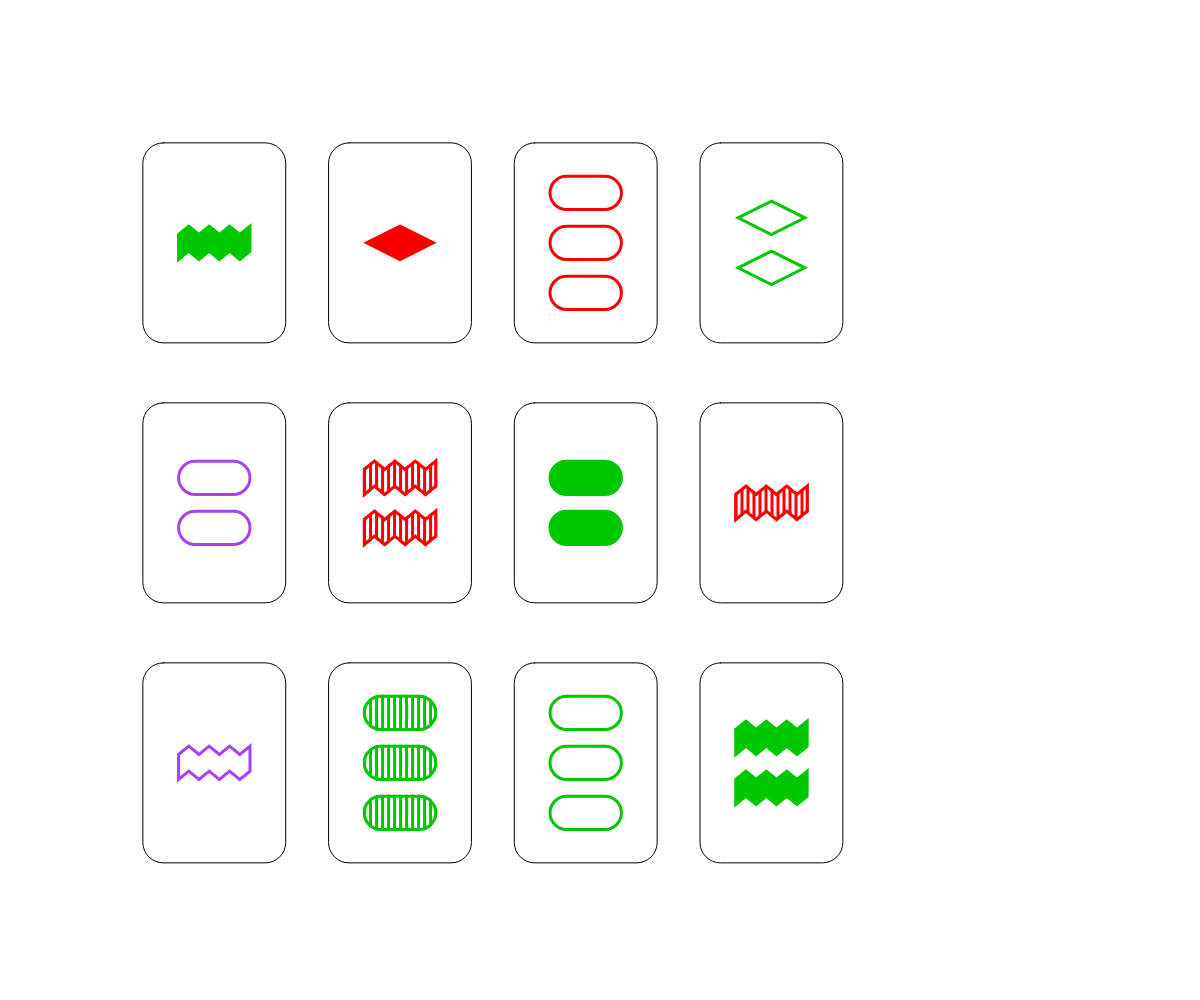
Frame 1 (no input)
Frame 60 (no input): identical to frame 1, image omitted
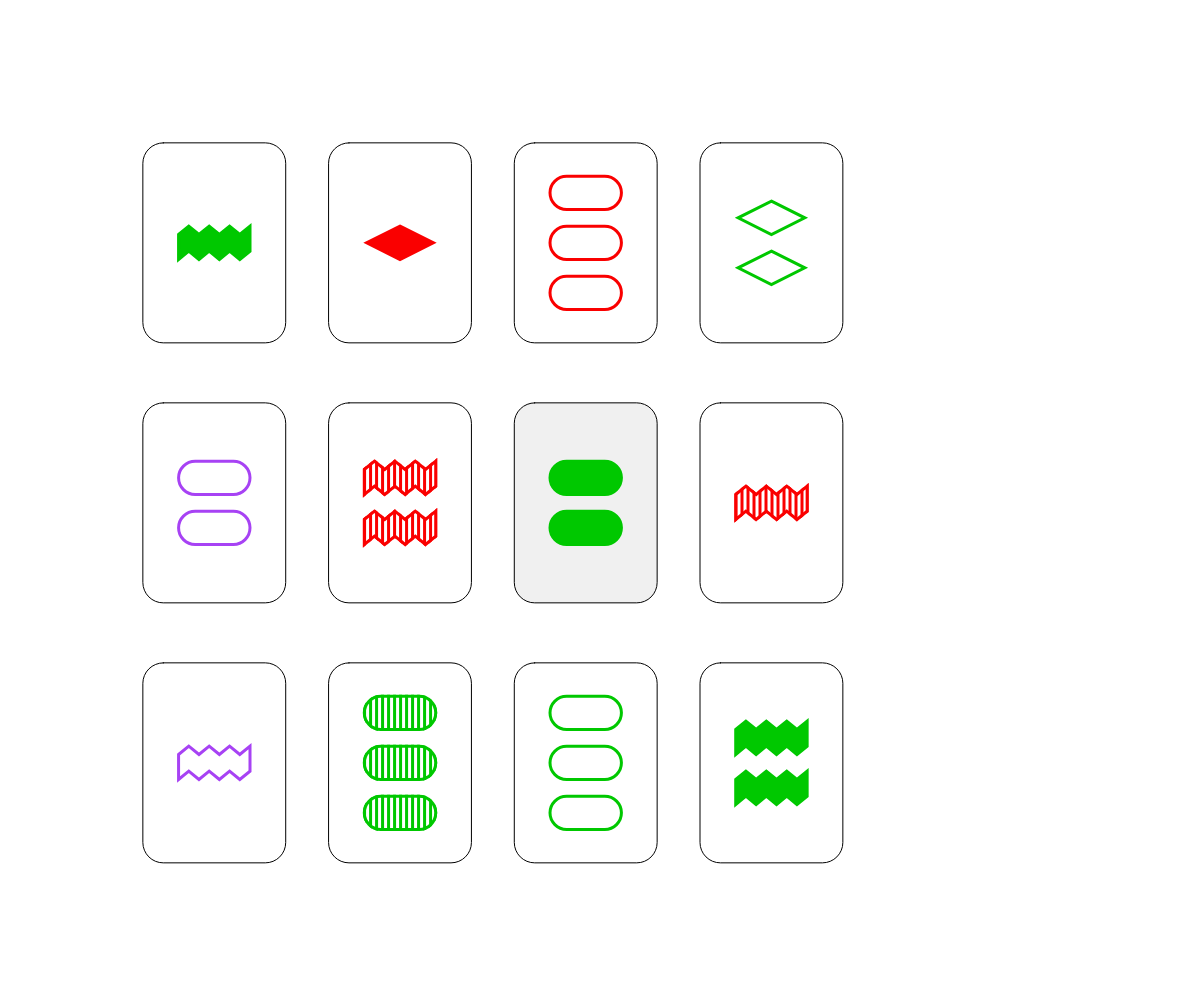
Frame 120 (the mouse pressed at the canvas centre since frame 60)

The p5.js sketch that drew these frames (run headless with seeded random() and noise() and a simulated clock; from frame 60 on, the mouse is pressed at the canvas centre):

// p5.js sketch
// ── sketch.js
var deck = [];
var table = [];
var selected = [];

function setup() {
  createCanvas(windowWidth, windowHeight);
  for(var shape = 0; shape < 3; shape++) {
    for(var number = 0; number < 3; number++) {
      for(var color = 0; color < 3; color++) {
        for(var pattern = 0; pattern < 3; pattern++) {
          deck.push(new Card(shape, number, color, pattern));
        }
      }
    }
  }

  dealMore(12);
}

function draw() {
  background(255);
  for(var i = 0; i < table.length; i++) {
    var y = height/7+i%3*(table[i].h*1.3);
    var x = height/7+floor(i/3)*(table[i].w*1.3);
    table[i].display(x, y);
  }
}

function mousePressed() {
  for(i in table) {
    if(table[i].isInside(mouseX, mouseY)) {
      if(!table[i].selected) {
        selected.push(i);
        table[i].selected = true;
      } else {
        table[i].selected = false;
        for(j in selected) {
          if(selected[j] == i) {
            selected.splice(j, 1);
          }
        }
      }
    }
  }
  if(selected.length == 3) {
    if(checkSet()) {
      console.log("SET");
      replace();
    } else {
      console.log("WRONG");
      unselect();
    }
  }
}

function replace() {
  var temp = []
  for(var i = 0; i < 3; i++) {
    if(deck.length > 0) {
      var rand = floor(random(deck.length));
      temp.push(deck[rand]);
      deck.splice(rand, 1);
    }
  }
  for(i in selected) {
    table[selected[i]] = temp[i];
  }
  selected = [];
}

function dealMore(num) {
  for(var i = 0; i < num; i++) {
    if(deck.length > 0) {
      var rand = floor(random(deck.length));
      table.push(deck[rand]);
      deck.splice(rand, 1);
    }
  }
}

function unselect() {
  for(i in selected)
    table[selected[i]].selected = false;
  selected = [];
}

function keyPressed() {
  if(key == ' ') {
    dealMore(3);
  }
}

function checkSet() {
  var a = table[selected[0]];
  var b = table[selected[1]];
  var c = table[selected[2]];
  var isSet = true;
  if(!(a.number == b.number && b.number == c.number || a.number + b.number + c.number == 3)) {
    isSet = false;
    console.log("Number issue");
  }
  if(!(a.shape == b.shape && b.shape == c.shape || a.shape + b.shape + c.shape == 3)) {
    isSet = false;
    console.log("shape issue");
  }
  if(!(a.pattern == b.pattern && b.pattern == c.pattern || a.pattern + b.pattern + c.pattern == 3)) {
    isSet = false;
    console.log("pattern issue");
  }
  if(!(a.color == b.color && b.color == c.color || a.color + b.color + c.color == 3)) {
    isSet = false;
    console.log("color issue");
  }
  return isSet;
}

function Card(shape, number, color, pattern) {
  this.shape = shape,       //0=oval, 1=diamond, 2=zigzag
  this.number = number,     //0=1, 1=2, 2=3
  this.color = color,       //0=red, 1=green, 2=purple
  this.pattern = pattern,   //0=solid, 1=empty, 2=stripe
  this.x = 0,
  this.y = 0,
  this.h = height/5,
  this.w = this.h*5/7,
  this.selected = false,
  this.display = function(x, y) {
    this.x = x;
    this.y = y;
    stroke(0);
    if(this.selected)
      fill(240);
    else
      fill(255);
    strokeWeight(1);
    rectMode(CORNER);
    rect(x, y, this.w, this.h, this.w/7);

    setColor(this.color); 

    //Set no fill if it's supposed to be empty
    if(this.pattern == 1) {
      noFill();
    }

    //Draw the shapes
    drawShapes(this.number, this.shape, x, y, this.w, this.h);

    //Draw the stripes
    if(this.pattern == 2)
    {
      if(this.selected)
        stroke(240);
      else
        stroke(255);
      strokeWeight(3);
      var o = 15;
      var xpos = x + o;
      while(xpos < x + this.w - o){
        line(xpos, y + o, xpos, y + this.h - o);
        xpos += 6;
      } 
      //Draw the shapes
      setColor(this.color);
      noFill();
      drawShapes(this.number, this.shape, x, y, this.w, this.h);
    }
  },
  this.isInside = function(x, y) {
    if(x > this.x && x < this.x + this.w && y > this.y && y < this.y + this.h)
      return true;
    return false;
  }
}

function drawShapes(number, shape, x, y, w, h) {
  rectMode(CENTER);
  for(var i = 0; i <= number; i++) {
    if(shape == 0) {
      rect(x+w/2, y+h/2 - number*h/8 + i*h/4, w/2, h/6, h/6);
    } else if(shape == 1) {
      quad(x+w/2, y+h/2 - number*h/8 + i*h/4 - h/12, x+w/2 + h/6, y+h/2 - number*h/8 + i*h/4, x+w/2, y+h/2 - number*h/8 + i*h/4 + h/12, x+w/2 - h/6, y+h/2 - number*h/8 + i*h/4);
    } else if(shape == 2) {
      beginShape();
        for(j = 0; j <= 7; j++) {
          vertex(x+w/2 - w/4 + j*w/14, y+h/2 - number*h/8 + i*h/4 - (j%2+1)*h/24);
        }
        for(j = 7; j >= 0; j--) {
          vertex(x+w/2 - w/4 + j*w/14, y+h/2 - number*h/8 + i*h/4 + ((j+1)%2+1)*h/24);
        }
      endShape(CLOSE);
    }
  }
}

function setColor(color) {
  //Set the color of the shapes
  strokeWeight(3);
  if(color == 0) {
    fill(250, 0, 0);
    stroke(250, 0, 0);
  } else if (color == 1) {
    fill(0, 200, 0);
    stroke(0, 200, 0);
  } else if (color == 2) {
    fill(167, 66, 244);
    stroke(167, 66, 244);
  }
}
